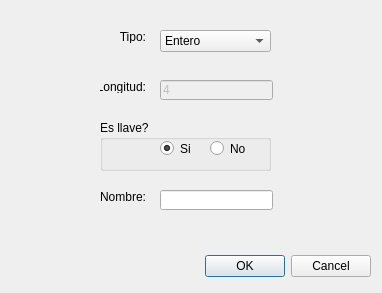
<?xml version="1.0" encoding="UTF-8"?>
<ui version="4.0">
 <class>AddFieldsDialog</class>
 <widget class="QDialog" name="AddFieldsDialog">
  <property name="geometry">
   <rect>
    <x>0</x>
    <y>0</y>
    <width>382</width>
    <height>293</height>
   </rect>
  </property>
  <property name="windowTitle">
   <string>Dialog</string>
  </property>
  <widget class="QDialogButtonBox" name="buttonBox">
   <property name="geometry">
    <rect>
     <x>30</x>
     <y>250</y>
     <width>341</width>
     <height>32</height>
    </rect>
   </property>
   <property name="orientation">
    <enum>Qt::Horizontal</enum>
   </property>
   <property name="standardButtons">
    <set>QDialogButtonBox::Cancel|QDialogButtonBox::Ok</set>
   </property>
  </widget>
  <widget class="QLabel" name="label">
   <property name="geometry">
    <rect>
     <x>100</x>
     <y>30</y>
     <width>46</width>
     <height>13</height>
    </rect>
   </property>
   <property name="text">
    <string>Tipo:</string>
   </property>
   <property name="alignment">
    <set>Qt::AlignRight|Qt::AlignTrailing|Qt::AlignVCenter</set>
   </property>
  </widget>
  <widget class="QLabel" name="label_2">
   <property name="geometry">
    <rect>
     <x>100</x>
     <y>80</y>
     <width>46</width>
     <height>13</height>
    </rect>
   </property>
   <property name="text">
    <string>Longitud:</string>
   </property>
   <property name="alignment">
    <set>Qt::AlignRight|Qt::AlignTrailing|Qt::AlignVCenter</set>
   </property>
  </widget>
  <widget class="QLabel" name="label_3">
   <property name="geometry">
    <rect>
     <x>100</x>
     <y>190</y>
     <width>46</width>
     <height>13</height>
    </rect>
   </property>
   <property name="text">
    <string>Nombre:</string>
   </property>
   <property name="alignment">
    <set>Qt::AlignRight|Qt::AlignTrailing|Qt::AlignVCenter</set>
   </property>
  </widget>
  <widget class="QComboBox" name="cboFieldType">
   <property name="geometry">
    <rect>
     <x>160</x>
     <y>30</y>
     <width>111</width>
     <height>22</height>
    </rect>
   </property>
   <property name="currentIndex">
    <number>0</number>
   </property>
   <item>
    <property name="text">
     <string>Entero</string>
    </property>
   </item>
   <item>
    <property name="text">
     <string>Texto</string>
    </property>
   </item>
  </widget>
  <widget class="QLineEdit" name="leFieldSize">
   <property name="enabled">
    <bool>false</bool>
   </property>
   <property name="geometry">
    <rect>
     <x>160</x>
     <y>80</y>
     <width>113</width>
     <height>20</height>
    </rect>
   </property>
   <property name="text">
    <string>4</string>
   </property>
   <property name="maxLength">
    <number>128</number>
   </property>
  </widget>
  <widget class="QLineEdit" name="leFieldName">
   <property name="geometry">
    <rect>
     <x>160</x>
     <y>190</y>
     <width>113</width>
     <height>20</height>
    </rect>
   </property>
   <property name="maxLength">
    <number>49</number>
   </property>
  </widget>
  <widget class="QGroupBox" name="groupBox">
   <property name="geometry">
    <rect>
     <x>100</x>
     <y>120</y>
     <width>171</width>
     <height>51</height>
    </rect>
   </property>
   <property name="title">
    <string>Es llave?</string>
   </property>
   <widget class="QRadioButton" name="rbKeyYes">
    <property name="geometry">
     <rect>
      <x>60</x>
      <y>20</y>
      <width>51</width>
      <height>17</height>
     </rect>
    </property>
    <property name="text">
     <string>Si</string>
    </property>
    <property name="checked">
     <bool>true</bool>
    </property>
   </widget>
   <widget class="QRadioButton" name="rbKeyNo">
    <property name="geometry">
     <rect>
      <x>110</x>
      <y>20</y>
      <width>51</width>
      <height>17</height>
     </rect>
    </property>
    <property name="text">
     <string>No</string>
    </property>
   </widget>
  </widget>
 </widget>
 <tabstops>
  <tabstop>cboFieldType</tabstop>
  <tabstop>leFieldSize</tabstop>
  <tabstop>rbKeyYes</tabstop>
  <tabstop>rbKeyNo</tabstop>
  <tabstop>leFieldName</tabstop>
  <tabstop>buttonBox</tabstop>
 </tabstops>
 <resources/>
 <connections>
  <connection>
   <sender>buttonBox</sender>
   <signal>accepted()</signal>
   <receiver>AddFieldsDialog</receiver>
   <slot>accept()</slot>
   <hints>
    <hint type="sourcelabel">
     <x>248</x>
     <y>254</y>
    </hint>
    <hint type="destinationlabel">
     <x>157</x>
     <y>274</y>
    </hint>
   </hints>
  </connection>
  <connection>
   <sender>buttonBox</sender>
   <signal>rejected()</signal>
   <receiver>AddFieldsDialog</receiver>
   <slot>reject()</slot>
   <hints>
    <hint type="sourcelabel">
     <x>316</x>
     <y>260</y>
    </hint>
    <hint type="destinationlabel">
     <x>286</x>
     <y>274</y>
    </hint>
   </hints>
  </connection>
 </connections>
</ui>
